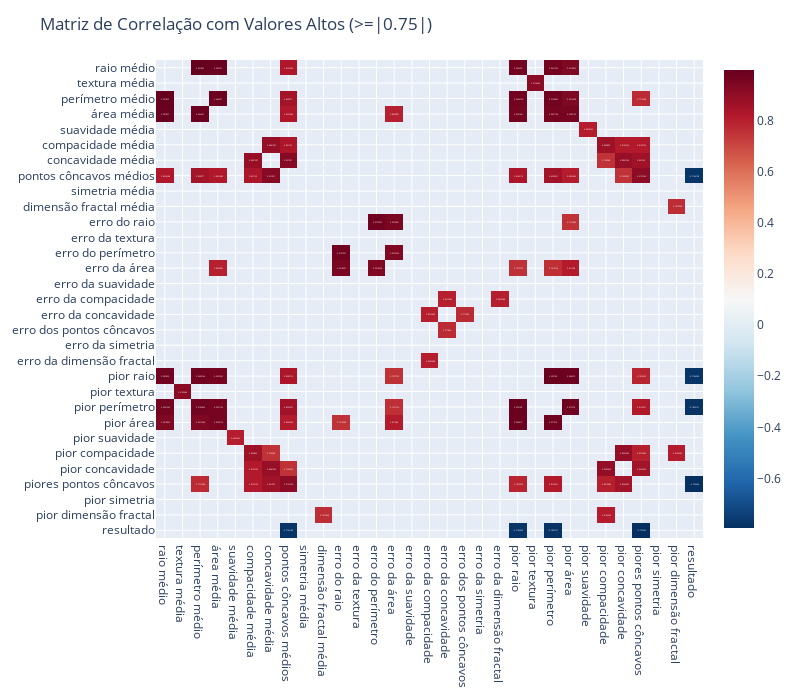

Notebook cell for this chart:
### Code cell
# Definir o valor limite de correlação
correlation_threshold = 0.75

# Filtrar a matriz de correlação para valores maiores/igual que o limite definido (positiva ou negativa)
high_correlation = correlation_matrix[((correlation_matrix >= correlation_threshold) | (correlation_matrix <= -correlation_threshold)) & (correlation_matrix.abs() < 1.0)]

# Criar a matriz de correlação filtrada usando Plotly
fig = px.imshow(high_correlation, text_auto=True, aspect="auto", color_continuous_scale='RdBu_r')

# Configurar a altura, largura e título da matriz de correlação
fig.update_layout(
    height=700,
    width=800,
    title='Matriz de Correlação com Valores Altos (>=|0.75|)'
)

# Exibir a matriz de correlação
fig.show()

### Figure 1 — Plotly figure (JSON) as saved in the notebook; plotly's stock layout.template omitted (floating-point values rounded to 4 significant figures; data arrays with more than 128 entries replaced by an {"elided": "..."} marker saying what was removed)
{"data": [{"coloraxis": "coloraxis", "hovertemplate": "x: %{x}<br>y: %{y}<br>color: %{z}<extra></extra>", "name": "0", "texttemplate": "%{z}", "type": "heatmap", "x": ["raio médio", "textura média", "perímetro médio", "área média", "suavidade média", "compacidade média", "concavidade média", "pontos côncavos médios", "simetria média", "dimensão fractal média", "erro do raio", "erro da textura", "erro do perímetro", "erro da área", "erro da suavidade", "erro da compacidade", "erro da concavidade", "erro dos pontos côncavos", "erro da simetria", "erro da dimensão fractal", "pior raio", "pior textura", "pior perímetro", "pior área", "pior suavidade", "pior compacidade", "pior concavidade", "piores pontos côncavos", "pior simetria", "pior dimensão fractal", "resultado"], "xaxis": "x", "y": ["raio médio", "textura média", "perímetro médio", "área média", "suavidade média", "compacidade média", "concavidade média", "pontos côncavos médios", "simetria média", "dimensão fractal média", "erro do raio", "erro da textura", "erro do perímetro", "erro da área", "erro da suavidade", "erro da compacidade", "erro da concavidade", "erro dos pontos côncavos", "erro da simetria", "erro da dimensão fractal", "pior raio", "pior textura", "pior perímetro", "pior área", "pior suavidade", "pior compacidade", "pior concavidade", "piores pontos côncavos", "pior simetria", "pior dimensão fractal", "resultado"], "yaxis": "y", "z": {"elided": "31x31 float values"}}], "layout": {"coloraxis": {"colorscale": [[0, "rgb(5,48,97)"], [0.1, "rgb(33,102,172)"], [0.2, "rgb(67,147,195)"], [0.3, "rgb(146,197,222)"], [0.4, "rgb(209,229,240)"], [0.5, "rgb(247,247,247)"], [0.6, "rgb(253,219,199)"], [0.7, "rgb(244,165,130)"], [0.8, "rgb(214,96,77)"], [0.9, "rgb(178,24,43)"], [1, "rgb(103,0,31)"]]}, "height": 700, "margin": {"t": 60}, "title": {"text": "Matriz de Correlação com Valores Altos (>=|0.75|)"}, "width": 800, "xaxis": {"anchor": "y", "domain": [0, 1]}, "yaxis": {"anchor": "x", "autorange": "reversed", "domain": [0, 1]}}}
